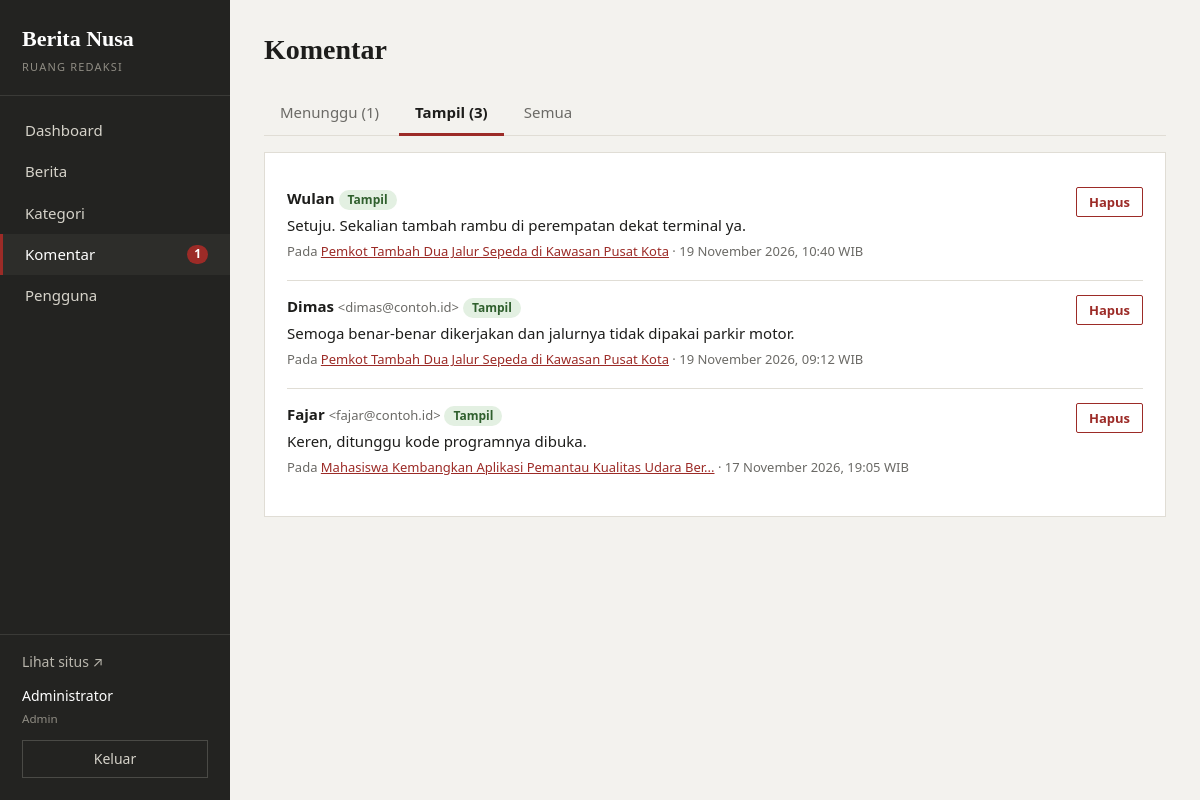
/admin/komentar.php?status=tampil (signed in), run on the app's committed database.
### tables this page shows
CREATE TABLE pengguna (
  id           INT UNSIGNED NOT NULL AUTO_INCREMENT,
  nama         VARCHAR(80)  NOT NULL,
  email        VARCHAR(120) NOT NULL,
  password     VARCHAR(255) NOT NULL,
  peran        ENUM('admin','editor') NOT NULL DEFAULT 'editor',
  dibuat_pada  DATETIME NOT NULL,
  PRIMARY KEY (id),
  UNIQUE KEY uk_pengguna_email (email)
);

CREATE TABLE komentar (
  id           INT UNSIGNED NOT NULL AUTO_INCREMENT,
  berita_id    INT UNSIGNED NOT NULL,
  nama         VARCHAR(60)  NOT NULL,
  email        VARCHAR(120) DEFAULT NULL,
  isi          VARCHAR(1000) NOT NULL,
  status       ENUM('menunggu','tampil') NOT NULL DEFAULT 'menunggu',
  dibuat_pada  DATETIME NOT NULL,
  PRIMARY KEY (id),
  KEY idx_komentar_berita (berita_id, status),
  CONSTRAINT fk_komentar_berita FOREIGN KEY (berita_id) REFERENCES berita(id) ON DELETE CASCADE
);

CREATE TABLE berita (
  id            INT UNSIGNED NOT NULL AUTO_INCREMENT,
  kategori_id   INT UNSIGNED NOT NULL,
  pengguna_id   INT UNSIGNED NOT NULL,
  judul         VARCHAR(200) NOT NULL,
  slug          VARCHAR(220) NOT NULL,
  ringkasan     VARCHAR(300) NOT NULL,
  isi           MEDIUMTEXT NOT NULL,
  gambar        VARCHAR(120) DEFAULT NULL,
  status        ENUM('draft','terbit') NOT NULL DEFAULT 'draft',
  dilihat       INT UNSIGNED NOT NULL DEFAULT 0,
  dibuat_pada   DATETIME NOT NULL,
  diubah_pada   DATETIME NOT NULL,
  terbit_pada   DATETIME DEFAULT NULL,
  PRIMARY KEY (id),
  UNIQUE KEY uk_berita_slug (slug),
  KEY idx_berita_status_terbit (status, terbit_pada),
  CONSTRAINT fk_berita_kategori FOREIGN KEY (kategori_id) REFERENCES kategori(id),
  CONSTRAINT fk_berita_pengguna FOREIGN KEY (pengguna_id) REFERENCES pengguna(id)
);

### includes/functions.php (called while the page is built, shortened)
<?php
function e($teks) {
    return htmlspecialchars((string)$teks, ENT_QUOTES, 'UTF-8');
}
function url($path = '') {
    return BASE_URL . '/' . ltrim($path, '/');
}
function ambil_semua($sql, $params = []) {
    $st = db()->prepare($sql);
    $st->execute($params);
    return $st->fetchAll();
}
function ambil_satu($sql, $params = []) {
    $st = db()->prepare($sql);
    $st->execute($params);
    $baris = $st->fetch();
    return $baris ?: null;
}
function hitung($sql, $params = []) {
    $st = db()->prepare($sql);
    $st->execute($params);
    return (int)$st->fetchColumn();
}
function ringkas($teks, $maks = 140) {
    $teks = trim(preg_replace('/\s+/', ' ', strip_tags($teks)));
    return mb_strimwidth($teks, 0, $maks, '...', 'UTF-8');
}
function tanggal_indo($waktu, $dengan_jam = false) {
    $bulan = ['', 'Januari', 'Februari', 'Maret', 'April', 'Mei', 'Juni',
              'Juli', 'Agustus', 'September', 'Oktober', 'November', 'Desember'];
    $t = strtotime($waktu);
    $hasil = date('j', $t) . ' ' . $bulan[(int)date('n', $t)] . ' ' . date('Y', $t);
    if ($dengan_jam) {
        $hasil .= ', ' . date('H:i', $t) . ' WIB';
    }
    return $hasil;
}
    ob_start(); ?>
    <?php
function halaman_sekarang() {
    return max(1, (int)($_GET['hal'] ?? 1));
}

### config/config.php (called while the page is built, shortened)
<?php
function db() {
    static $pdo = null;
    if ($pdo !== null) {
        return $pdo;
    }
    $dsn  = getenv('BN_DSN') ?: 'mysql:host=' . DB_HOST . ';dbname=' . DB_NAME . ';charset=utf8mb4';
    $user = getenv('BN_DSN') ? null : DB_USER;
    $pass = getenv('BN_DSN') ? null : DB_PASS;
    try {
        $pdo = new PDO($dsn, $user, $pass, [
            PDO::ATTR_ERRMODE            => PDO::ERRMODE_EXCEPTION,
            PDO::ATTR_DEFAULT_FETCH_MODE => PDO::FETCH_ASSOC,
            PDO::ATTR_EMULATE_PREPARES   => false,
        ]);
    } catch (PDOException $e) {
        http_response_code(500);
        exit('Koneksi database gagal. Periksa pengaturan di config/config.php dan pastikan MySQL sudah berjalan.');
    }
    return $pdo;
}

### includes/auth.php (called while the page is built, shortened)
<?php
function pengguna_sekarang() {
    static $cache = false;
    if ($cache !== false) {
        return $cache;
    }
    $cache = ambil_satu(
        'SELECT id, nama, email, peran FROM pengguna WHERE id = ?',
        [$_SESSION['pengguna_id']]
    );
    return $cache;
}
function adalah_admin() {
    $p = pengguna_sekarang();
    return $p && $p['peran'] === 'admin';
}
function wajib_login() {
    if (!pengguna_sekarang()) {
        redirect('admin/login.php');
    }
}
function wajib_admin() {
    wajib_login();
}

### admin/komentar.php (the view, shortened to what this page needs)
<?php
wajib_admin();
$status = $_GET['status'] ?? 'menunggu';
$syarat = $status === 'semua' ? '1=1' : 'c.status = ?';
$param  = $status === 'semua' ? [] : [$status];
$per_hal = 15;
$total   = hitung("SELECT COUNT(*) FROM komentar c WHERE $syarat", $param);
$total_halaman = max(1, (int)ceil($total / $per_hal));
$hal     = min(halaman_sekarang(), $total_halaman);
$daftar = ambil_semua(
    "SELECT c.*, b.judul, b.slug FROM komentar c
     JOIN berita b ON b.id = c.berita_id
     WHERE $syarat ORDER BY c.dibuat_pada DESC
     LIMIT $per_hal OFFSET " . (($hal - 1) * $per_hal),
    $param
);
$jumlah = [
    'menunggu' => hitung("SELECT COUNT(*) FROM komentar WHERE status = 'menunggu'"),
    'tampil'   => hitung("SELECT COUNT(*) FROM komentar WHERE status = 'tampil'"),
];
$judul_admin = 'Komentar';
$menu_aktif  = 'komentar';
require __DIR__ . '/../includes/admin_header.php';
?>
<div class="tab">
    <a href="?status=menunggu" class="<?= $status === 'menunggu' ? 'aktif' : '' ?>">Menunggu (<?= $jumlah['menunggu'] ?>)</a>
    <a href="?status=tampil" class="<?= $status === 'tampil' ? 'aktif' : '' ?>">Tampil (<?= $jumlah['tampil'] ?>)</a>
    <a href="?status=semua" class="<?= $status === 'semua' ? 'aktif' : '' ?>">Semua</a>
</div>
<section class="panel">
    <?php foreach ($daftar as $k): ?>
        <div class="item-komentar">
            <div class="item-komentar-isi">
                <p>
                    <strong><?= e($k['nama']) ?></strong>
                    <?php if ($k['email']): ?><span class="sub">&lt;<?= e($k['email']) ?>&gt;</span><?php endif; ?>
                    <span class="lencana lencana-<?= $k['status'] === 'tampil' ? 'terbit' : 'draft' ?>"><?= e($k['status']) ?></span>
                </p>
                <p class="teks-komentar"><?= nl2br(e($k['isi'])) ?></p>
                <p class="sub">
                    Pada <a href="<?= e(url('berita.php?slug=' . urlencode($k['slug']) . '#komentar')) ?>" target="_blank" rel="noopener"><?= e(ringkas($k['judul'], 60)) ?></a>
                    &middot; <?= e(tanggal_indo($k['dibuat_pada'], true)) ?>
                </p>
            </div>
            <div class="item-komentar-aksi">
                <form method="post" data-konfirmasi="Hapus komentar dari <?= e($k['nama']) ?>?">
                    <button type="submit" class="tombol tombol-kecil tombol-bahaya">Hapus</button>
                </form>
            </div>
        </div>
    <?php endforeach; ?>
</section>
<?php require __DIR__ . '/../includes/admin_footer.php'; ?>

### includes/admin_header.php (shortened to what this page needs)
<?php
$pengguna    = pengguna_sekarang();
$judul_admin = $judul_admin ?? 'Dashboard';
$menu_aktif  = $menu_aktif ?? '';
$menunggu    = adalah_admin() ? hitung("SELECT COUNT(*) FROM komentar WHERE status = 'menunggu'") : 0;
$menu = [
    'dashboard' => ['Dashboard', 'admin/', false],
    'berita'    => ['Berita', 'admin/berita.php', false],
    'kategori'  => ['Kategori', 'admin/kategori.php', true],
    'komentar'  => ['Komentar', 'admin/komentar.php', true],
    'pengguna'  => ['Pengguna', 'admin/pengguna.php', true],
];
?>
<!DOCTYPE html>
<html lang="id">
<head>
    <link rel="stylesheet" href="<?= e(url('assets/css/admin.css')) ?>">
</head>
<body class="admin">
<aside class="samping">
    <a class="samping-nama" href="<?= e(url('admin/')) ?>"><?= e(NAMA_SITUS) ?><small>Ruang redaksi</small></a>
    <nav>
        <ul>
            <?php foreach ($menu as $kunci => [$label, $tujuan, $khusus_admin]): ?>
                <li>
                    <a href="<?= e(url($tujuan)) ?>" class="<?= $menu_aktif === $kunci ? 'aktif' : '' ?>">
                        <?= e($label) ?>
                        <?php if ($kunci === 'komentar' && $menunggu > 0): ?>
                            <span class="lencana-angka"><?= $menunggu ?></span>
                        <?php endif; ?>
                    </a>
                </li>
            <?php endforeach; ?>
        </ul>
    </nav>
    <div class="samping-bawah">
        <a href="<?= e(url()) ?>" target="_blank" rel="noopener">Lihat situs &nearr;</a>
        <p class="samping-pengguna">
            <?= e($pengguna['nama']) ?><br>
            <small><?= e(ucfirst($pengguna['peran'])) ?></small>
        </p>
        <form method="post" action="<?= e(url('admin/logout.php')) ?>">
            <button type="submit" class="tombol-keluar">Keluar</button>
        </form>
    </div>
</aside>
<div class="konten">
    <header class="konten-kepala">
        <h1><?= e($judul_admin) ?></h1>
    </header>

### assets/css/admin.css (style rules this page uses)
:root { --latar: #f3f2ee; --putih: #ffffff; --tinta: #1d1d1b; --abu: #6b6a66; --garis: #e0ddd5; --samping: #232321; --merah: #9c2b27; --merah-gelap: #7d1f1c; --hijau: #3f7a3d; --serif: Georgia, "Times New Roman", serif; --sans: system-ui, -apple-system, "Segoe UI", Roboto, Arial, sans-serif; }
* { box-sizing: border-box; }
body { margin: 0; background: var(--latar); color: var(--tinta); font-family: var(--sans); font-size: 15px; line-height: 1.55; }
a { color: var(--merah); }
h1, h2, h3 { margin: 0; }
body.admin { display: grid; grid-template-columns: 230px minmax(0, 1fr); min-height: 100vh; }
.samping { background: var(--samping); color: #d6d3ca; padding: 22px 0; display: flex; flex-direction: column; position: sticky; top: 0; height: 100vh; }
.samping-nama { display: block; padding: 0 22px 20px; color: #fff; text-decoration: none; font-family: var(--serif); font-size: 22px; font-weight: 700; border-bottom: 1px solid #3a3a37; }
.samping-nama small { display: block; font-family: var(--sans); font-size: 11px; font-weight: 400; text-transform: uppercase; letter-spacing: 1.2px; color: #8f8c83; margin-top: 2px; }
.samping nav { padding-top: 14px; flex: 1; }
.samping ul { list-style: none; margin: 0; padding: 0; }
.samping nav a { display: flex; justify-content: space-between; align-items: center; padding: 9px 22px; color: #d6d3ca; text-decoration: none; border-left: 3px solid transparent; }
.samping nav a.aktif { background: #2d2d2a; color: #fff; border-left-color: var(--merah); }
.lencana-angka { background: var(--merah); color: #fff; font-size: 12px; font-weight: 700; padding: 0 7px; border-radius: 10px; min-width: 20px; text-align: center; }
.samping-bawah { padding: 16px 22px 0; border-top: 1px solid #3a3a37; font-size: 14px; }
.samping-bawah a { color: #b9b6ad; text-decoration: none; }
.samping-pengguna { margin: 12px 0; color: #fff; }
.samping-pengguna small { color: #8f8c83; }
.tombol-keluar { width: 100%; padding: 7px; font: inherit; font-size: 14px; cursor: pointer; background: none; color: #d6d3ca; border: 1px solid #4a4a46; }
.konten { padding: 28px 34px 50px; min-width: 0; }
.konten-kepala { display: flex; justify-content: space-between; align-items: center; margin-bottom: 22px; gap: 12px; }
.konten-kepala h1 { font-family: var(--serif); font-size: 28px; }
.panel { background: var(--putih); border: 1px solid var(--garis); padding: 20px 22px; margin-bottom: 22px; }
.sub { color: var(--abu); font-size: 13px; font-weight: 400; }
.lencana { display: inline-block; font-size: 12px; font-weight: 600; padding: 1px 9px; border-radius: 10px; text-transform: capitalize; }
.lencana-terbit { background: #e3f0e2; color: #2f5f2d; }
.tombol { display: inline-block; padding: 9px 18px; font: inherit; font-weight: 600; cursor: pointer; background: var(--merah); color: #fff; border: 1px solid var(--merah); border-radius: 2px; text-decoration: none; }
.tombol-kecil { padding: 4px 12px; font-size: 13px; }
.tombol-bahaya { background: var(--putih); color: var(--merah); }
.tab { display: flex; gap: 4px; margin-bottom: 16px; border-bottom: 1px solid var(--garis); }
.tab a { padding: 8px 16px; text-decoration: none; color: var(--abu); border-bottom: 3px solid transparent; margin-bottom: -1px; }
.tab a.aktif { color: var(--tinta); font-weight: 600; border-bottom-color: var(--merah); }
.item-komentar { display: flex; justify-content: space-between; gap: 20px; padding: 14px 0; border-bottom: 1px solid var(--garis); }
.item-komentar:last-of-type { border-bottom: 0; }
.item-komentar p { margin: 0 0 4px; }
.teks-komentar { max-width: 640px; }
.item-komentar-aksi { display: flex; gap: 8px; align-items: flex-start; flex-shrink: 0; }

### data on the page
pengguna: nama "Administrator", peran "Admin"
komentar: nama "Wulan", status "Tampil", isi "Setuju. Sekalian tambah rambu di perempatan dekat terminal ya.", berita.judul "Pemkot Tambah Dua Jalur Sepeda di Kawasan Pusat Kota", dibuat_pada "19 November 2026, 10:40 WIB"
komentar: nama "Dimas", email "dimas@contoh.id", status "Tampil", isi "Semoga benar-benar dikerjakan dan jalurnya tidak dipakai parkir motor.", berita.judul "Pemkot Tambah Dua Jalur Sepeda di Kawasan Pusat Kota", dibuat_pada "19 November 2026, 09:12 WIB"
komentar: nama "Fajar", email "fajar@contoh.id", status "Tampil", isi "Keren, ditunggu kode programnya dibuka.", berita.judul "Mahasiswa Kembangkan Aplikasi Pemantau Kualitas Udara Ber...", dibuat_pada "17 November 2026, 19:05 WIB"

### other printed values
NAMA_SITUS "Berita Nusa"
$label "Dashboard"
$label "Berita"
$label "Kategori"
$label "Komentar"
$menunggu "1"
$label "Pengguna"
$judul_admin "Komentar"
$jumlah['menunggu'] "1"
$jumlah['tampil'] "3"
